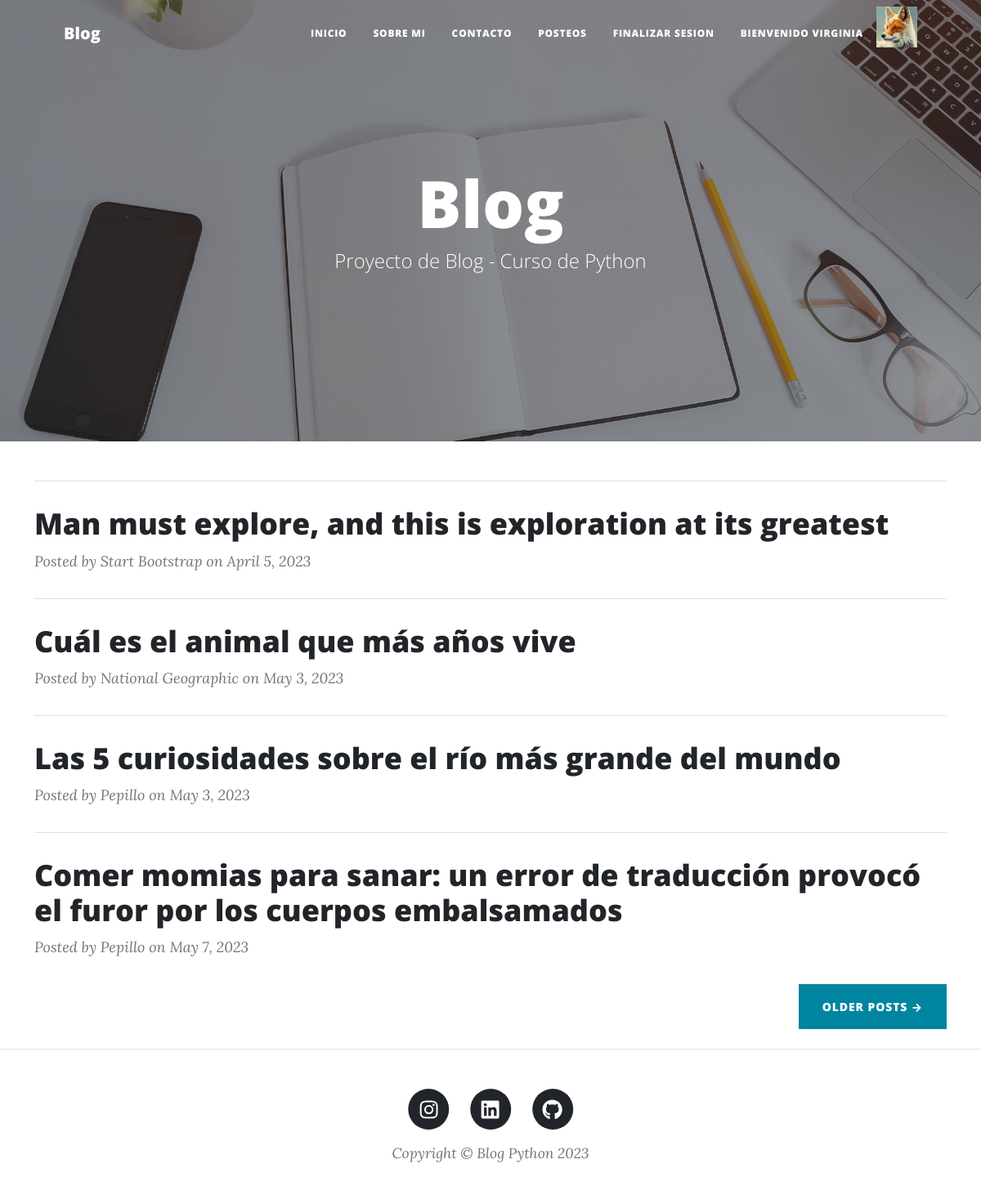
The app's page / (signed in) with its own data.
### Blog/models.py (models this page shows, shortened)
class Posteos(models.Model):
    titulo = models.CharField(max_length=200)
    subtitulo = models.CharField(max_length=200)
    autor = models.CharField(max_length=50)
    fecha = models.DateField()
    texto = RichTextField()

### Blog/views.py (the view)
# urls.py: path('', inicio),
def inicio(request):
    posteos = Posteos.objects.all()
    paginator = Paginator(posteos, 4)
    page_number = request.GET.get('page')
    page_obj = paginator.get_page(page_number)
    context = {'posteos': posteos,'page_obj': page_obj, "avatar": obtenerAvatar(request)}
    return render(request, 'inicio.html', context)

### Blog/views.py (called while the page is built)
@login_required
def obtenerAvatar(request):
    avatares = Avatar.objects.filter(user=request.user.id)
    if len(avatares) != 0:
        return avatares[0].imagen.url
    else:
        return "/media/avatares/default.png"

### Blog/templates/inicio.html (shortened to what this page needs)
{% extends "padre.html" %}
{% load static %}
{% block solo_inicio %}
 <header class="masthead" style="background-image: url('{% static "assets/img/home-bg.jpg" %}')">
       <div class="container position-relative px-4 px-lg-5">
          <div class="row gx-4 gx-lg-5 justify-content-center">
             <div class="col-md-10 col-lg-8 col-xl-7">
                 <div class="site-heading">
{% endblock %}
{% block titulo %}
    <h1>Blog</h1>
{% endblock %}
{% block segundo_titulo %}
    <h1><span class="subheading">Proyecto de Blog - Curso de Python</span></h1>
{% endblock %}
{% block segundo_contenido_que_cambia %}
<div class="container mt-4">
    <div class="post-preview">
        <table>
            <tbody>
                {% for posteo in posteos %}
            <hr class="my-4" />
            <div class="post-preview">
                <a href="{% url 'vistaPost' %}"><h2 class="post-title">{{ posteo.titulo }}</h2></a>
                <p class="post-meta">
                    Posted by {{ posteo.autor }} on {{ posteo.fecha }}
                </p>
            </div>
                {% endfor %}
            <div class="d-flex justify-content-end mb-4"><a class="btn btn-primary text-uppercase" href="#!">Older Posts →</a></div>
            </tbody>
        </table>
    </div>
</div>
{% endblock %}

### Blog/templates/padre.html (shortened to what this page needs)
<!DOCTYPE html>
<html lang="en">
    <head>
        {% load static %}
        <link href="{% static 'css/styles.css' %}" rel="stylesheet" />
    </head>
    <body>
        <nav class="navbar navbar-expand-lg navbar-light" id="mainNav">
            <div class="container px-4 px-lg-5">
                <a class="navbar-brand" href="{% url 'Inicio' %}">Blog</a>
                <div class="collapse navbar-collapse" id="navbarResponsive">
                    <ul class="navbar-nav ms-auto py-4 py-lg-0">
                        <li class="nav-item"><a class="nav-link px-lg-3 py-3 py-lg-4" href="{% url 'Inicio' %}">Inicio</a></li>
                        <li class="nav-item"><a class="nav-link px-lg-3 py-3 py-lg-4" href="{% url 'SobreMi' %}">Sobre Mi</a></li>
                        <li class="nav-item"><a class="nav-link px-lg-3 py-3 py-lg-4" href="{% url 'Contacto' %}">Contacto</a></li>
                        {% if user.is_authenticated %}
                        <li class="nav-item"><a class="nav-link px-lg-3 py-3 py-lg-4" href="{% url 'Posteos' %}">Posteos</a></li>
                        <li class="nav-item"><a class="nav-link px-lg-3 py-3 py-lg-4" href="{% url 'FinalizarSesion' %}">Finalizar Sesion</a></li>
                        <li class="nav-item"><a class="nav-link px-lg-3 py-3 py-lg-4" href="{% url 'miPerfil' %}">Bienvenido {{ user.username }}</a></li>
                        <img src="{{ avatar }}" alt="Avatar" style="width:50px;height:50px;"/>
                        {% else %}
                        <li class="nav-item"><a class="nav-link px-lg-3 py-3 py-lg-4" href="{% url 'IniciarSesion' %}">Iniciar Sesion</a></li>
                        <li class="nav-item"><a class="nav-link px-lg-3 py-3 py-lg-4" href="{% url 'Registro' %}">Registro</a></li>
                        {% endif %}
                    </ul>
                </div>
            </div>
        </nav>
        {% block solo_inicio %}
        {% endblock solo_inicio %}
                            {% block titulo %}
                            {% endblock %}
                            {% block segundo_titulo %}
                            {% endblock %}
                        </div>
                    </div>
                </div>
            </div>
        </header>
        {% block segundo_contenido_que_cambia %}
        {% endblock %}
        <footer class="border-top">
            <div class="container px-4 px-lg-5">
                <div class="row gx-4 gx-lg-5 justify-content-center">
                    <div class="col-md-10 col-lg-8 col-xl-7">
                        <ul class="list-inline text-center">
                            <li class="list-inline-item">
                                <a href="https://www.instagram.com/virginia.aye/">
                                    <span class="fa-stack fa-lg">
                                        <i class="fas fa-circle fa-stack-2x"></i>
                                        <i class="fab fa-instagram fa-stack-1x fa-inverse"></i>
                                    </span>
                                </a>
                            </li>
                            <li class="list-inline-item">
                                <a href="https://www.linkedin.com/in/virginia-barrios-53996a171/">
                                    <span class="fa-stack fa-lg">
                                        <i class="fas fa-circle fa-stack-2x"></i>
                                        <i class="fab fa-linkedin fa-stack-1x fa-inverse"></i>
                                    </span>
                                </a>
                            </li>
                            <li class="list-inline-item">
                                <a href="https://github.com/VirginiaBarrios">
                                    <span class="fa-stack fa-lg">
                                        <i class="fas fa-circle fa-stack-2x"></i>
                                        <i class="fab fa-github fa-stack-1x fa-inverse"></i>
                                    </span>
                                </a>
                            </li>
                        </ul>
                        <div class="small text-center text-muted fst-italic">Copyright &copy; Blog Python 2023</div>
                    </div>
                </div>
            </div>
        </footer>
    </body>
</html>

### records on screen
Posteos: titulo "Man must explore, and this is exploration at its greatest", autor "Start Bootstrap", fecha "April 5, 2023"
Posteos: titulo "Cuál es el animal que más años vive", autor "National Geographic", fecha "May 3, 2023"
Posteos: titulo "Las 5 curiosidades sobre el río más grande del mundo", autor "Pepillo", fecha "May 3, 2023"
Posteos: titulo "Comer momias para sanar: un error de traducción provocó el furor por los cuerpos embalsamados", autor "Pepillo", fecha "May 7, 2023"

### other values on screen
{{ user.username }} "VIRGINIA"
